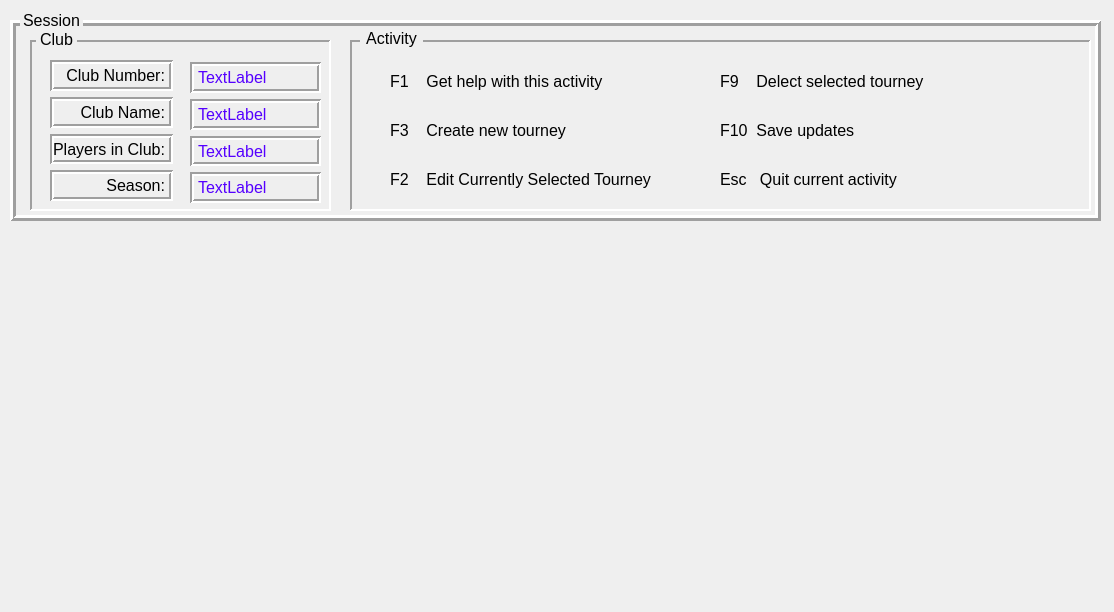
<?xml version="1.0" encoding="UTF-8"?>
<ui version="4.0">
 <class>TourneysActivity</class>
 <widget class="QWidget" name="TourneysActivity">
  <property name="geometry">
   <rect>
    <x>0</x>
    <y>0</y>
    <width>1114</width>
    <height>612</height>
   </rect>
  </property>
  <property name="font">
   <font>
    <pointsize>12</pointsize>
    <fontweight>Medium</fontweight>
   </font>
  </property>
  <property name="windowTitle">
   <string>Cribbage Grass Roots</string>
  </property>
  <widget class="QWidget" name="TopContainer" native="true">
   <property name="geometry">
    <rect>
     <x>0</x>
     <y>0</y>
     <width>1111</width>
     <height>231</height>
    </rect>
   </property>
   <widget class="QFrame" name="sessionPanel">
    <property name="geometry">
     <rect>
      <x>10</x>
      <y>20</y>
      <width>1091</width>
      <height>201</height>
     </rect>
    </property>
    <property name="frameShape">
     <enum>QFrame::Shape::Box</enum>
    </property>
    <property name="frameShadow">
     <enum>QFrame::Shadow::Raised</enum>
    </property>
    <property name="lineWidth">
     <number>3</number>
    </property>
    <widget class="QFrame" name="clubPanel">
     <property name="geometry">
      <rect>
       <x>20</x>
       <y>20</y>
       <width>301</width>
       <height>171</height>
      </rect>
     </property>
     <property name="frameShape">
      <enum>QFrame::Shape::Panel</enum>
     </property>
     <property name="frameShadow">
      <enum>QFrame::Shadow::Sunken</enum>
     </property>
     <property name="lineWidth">
      <number>2</number>
     </property>
     <widget class="QWidget" name="layoutWidget">
      <property name="geometry">
       <rect>
        <x>20</x>
        <y>20</y>
        <width>123</width>
        <height>141</height>
       </rect>
      </property>
      <layout class="QVBoxLayout" name="verticalLayout_3">
       <item>
        <widget class="QLabel" name="clubNumberLabel">
         <property name="frameShape">
          <enum>QFrame::Shape::Box</enum>
         </property>
         <property name="frameShadow">
          <enum>QFrame::Shadow::Sunken</enum>
         </property>
         <property name="lineWidth">
          <number>2</number>
         </property>
         <property name="text">
          <string>Club Number:</string>
         </property>
         <property name="alignment">
          <set>Qt::AlignmentFlag::AlignRight|Qt::AlignmentFlag::AlignTrailing|Qt::AlignmentFlag::AlignVCenter</set>
         </property>
        </widget>
       </item>
       <item>
        <widget class="QLabel" name="clubNameLabel">
         <property name="frameShape">
          <enum>QFrame::Shape::Box</enum>
         </property>
         <property name="frameShadow">
          <enum>QFrame::Shadow::Sunken</enum>
         </property>
         <property name="lineWidth">
          <number>2</number>
         </property>
         <property name="text">
          <string>Club Name:</string>
         </property>
         <property name="alignment">
          <set>Qt::AlignmentFlag::AlignRight|Qt::AlignmentFlag::AlignTrailing|Qt::AlignmentFlag::AlignVCenter</set>
         </property>
        </widget>
       </item>
       <item>
        <widget class="QLabel" name="clubPlayersLabel">
         <property name="frameShape">
          <enum>QFrame::Shape::Box</enum>
         </property>
         <property name="frameShadow">
          <enum>QFrame::Shadow::Sunken</enum>
         </property>
         <property name="lineWidth">
          <number>2</number>
         </property>
         <property name="text">
          <string>Players in Club:</string>
         </property>
         <property name="alignment">
          <set>Qt::AlignmentFlag::AlignRight|Qt::AlignmentFlag::AlignTrailing|Qt::AlignmentFlag::AlignVCenter</set>
         </property>
        </widget>
       </item>
       <item>
        <widget class="QLabel" name="clubSeasonLabel">
         <property name="frameShape">
          <enum>QFrame::Shape::Box</enum>
         </property>
         <property name="frameShadow">
          <enum>QFrame::Shadow::Sunken</enum>
         </property>
         <property name="lineWidth">
          <number>2</number>
         </property>
         <property name="text">
          <string>Season:</string>
         </property>
         <property name="alignment">
          <set>Qt::AlignmentFlag::AlignRight|Qt::AlignmentFlag::AlignTrailing|Qt::AlignmentFlag::AlignVCenter</set>
         </property>
        </widget>
       </item>
      </layout>
     </widget>
     <widget class="QWidget" name="layoutWidget">
      <property name="geometry">
       <rect>
        <x>160</x>
        <y>22</y>
        <width>131</width>
        <height>141</height>
       </rect>
      </property>
      <layout class="QVBoxLayout" name="verticalLayout_4">
       <item>
        <widget class="QLabel" name="clubNumber">
         <property name="styleSheet">
          <string notr="true">color: rgb(85, 0, 255);
font: 700 11pt &quot;Segoe UI&quot;;</string>
         </property>
         <property name="frameShape">
          <enum>QFrame::Shape::Box</enum>
         </property>
         <property name="frameShadow">
          <enum>QFrame::Shadow::Sunken</enum>
         </property>
         <property name="lineWidth">
          <number>2</number>
         </property>
         <property name="text">
          <string>TextLabel</string>
         </property>
        </widget>
       </item>
       <item>
        <widget class="QLabel" name="clubName">
         <property name="styleSheet">
          <string notr="true">color: rgb(85, 0, 255);
font: 700 11pt &quot;Segoe UI&quot;;</string>
         </property>
         <property name="frameShape">
          <enum>QFrame::Shape::Box</enum>
         </property>
         <property name="frameShadow">
          <enum>QFrame::Shadow::Sunken</enum>
         </property>
         <property name="lineWidth">
          <number>2</number>
         </property>
         <property name="text">
          <string>TextLabel</string>
         </property>
        </widget>
       </item>
       <item>
        <widget class="QLabel" name="clubPlayers">
         <property name="styleSheet">
          <string notr="true">color: rgb(85, 0, 255);
font: 700 11pt &quot;Segoe UI&quot;;</string>
         </property>
         <property name="frameShape">
          <enum>QFrame::Shape::Box</enum>
         </property>
         <property name="frameShadow">
          <enum>QFrame::Shadow::Sunken</enum>
         </property>
         <property name="lineWidth">
          <number>2</number>
         </property>
         <property name="text">
          <string>TextLabel</string>
         </property>
        </widget>
       </item>
       <item>
        <widget class="QLabel" name="clubSeason">
         <property name="styleSheet">
          <string notr="true">color: rgb(85, 0, 255);
font: 700 11pt &quot;Segoe UI&quot;;</string>
         </property>
         <property name="frameShape">
          <enum>QFrame::Shape::Box</enum>
         </property>
         <property name="frameShadow">
          <enum>QFrame::Shadow::Sunken</enum>
         </property>
         <property name="lineWidth">
          <number>2</number>
         </property>
         <property name="text">
          <string>TextLabel</string>
         </property>
        </widget>
       </item>
      </layout>
     </widget>
    </widget>
    <widget class="QFrame" name="tourneysActivityPanel">
     <property name="geometry">
      <rect>
       <x>340</x>
       <y>20</y>
       <width>741</width>
       <height>171</height>
      </rect>
     </property>
     <property name="frameShape">
      <enum>QFrame::Shape::Panel</enum>
     </property>
     <property name="frameShadow">
      <enum>QFrame::Shadow::Sunken</enum>
     </property>
     <property name="lineWidth">
      <number>2</number>
     </property>
     <widget class="QWidget" name="layoutWidget">
      <property name="geometry">
       <rect>
        <x>40</x>
        <y>20</y>
        <width>311</width>
        <height>141</height>
       </rect>
      </property>
      <layout class="QVBoxLayout" name="verticalLayout_5">
       <item>
        <widget class="QLabel" name="playersF1ActivityLabel">
         <property name="text">
          <string>F1    Get help with this activity</string>
         </property>
        </widget>
       </item>
       <item>
        <widget class="QLabel" name="playersF3ActivityLabel">
         <property name="text">
          <string>F3    Create new tourney</string>
         </property>
        </widget>
       </item>
       <item>
        <widget class="QLabel" name="playersF2ActivityLabel">
         <property name="text">
          <string>F2    Edit Currently Selected Tourney</string>
         </property>
        </widget>
       </item>
      </layout>
     </widget>
     <widget class="QWidget" name="verticalLayoutWidget">
      <property name="geometry">
       <rect>
        <x>370</x>
        <y>20</y>
        <width>331</width>
        <height>141</height>
       </rect>
      </property>
      <layout class="QVBoxLayout" name="verticalLayout">
       <item>
        <widget class="QLabel" name="playersF9ActivityLabel">
         <property name="text">
          <string>F9    Delect selected tourney</string>
         </property>
        </widget>
       </item>
       <item>
        <widget class="QLabel" name="playersF10ActivityLabel">
         <property name="text">
          <string>F10  Save updates</string>
         </property>
        </widget>
       </item>
       <item>
        <widget class="QLabel" name="playersEscActivityLabel">
         <property name="text">
          <string>Esc   Quit current activity</string>
         </property>
        </widget>
       </item>
      </layout>
     </widget>
     <widget class="QWidget" name="gridLayoutWidget">
      <property name="geometry">
       <rect>
        <x>10</x>
        <y>0</y>
        <width>731</width>
        <height>171</height>
       </rect>
      </property>
      <layout class="QGridLayout" name="gridLayout"/>
     </widget>
    </widget>
    <widget class="QLabel" name="clubFrameLabel">
     <property name="geometry">
      <rect>
       <x>26</x>
       <y>9</y>
       <width>41</width>
       <height>20</height>
      </rect>
     </property>
     <property name="autoFillBackground">
      <bool>true</bool>
     </property>
     <property name="styleSheet">
      <string notr="true">opacity : 255</string>
     </property>
     <property name="text">
      <string>Club</string>
     </property>
     <property name="alignment">
      <set>Qt::AlignmentFlag::AlignCenter</set>
     </property>
    </widget>
    <widget class="QLabel" name="activityFrameLabel">
     <property name="geometry">
      <rect>
       <x>350</x>
       <y>8</y>
       <width>63</width>
       <height>20</height>
      </rect>
     </property>
     <property name="autoFillBackground">
      <bool>true</bool>
     </property>
     <property name="styleSheet">
      <string notr="true">opacity: 1.0;</string>
     </property>
     <property name="text">
      <string>Activity</string>
     </property>
     <property name="alignment">
      <set>Qt::AlignmentFlag::AlignCenter</set>
     </property>
    </widget>
   </widget>
   <widget class="QLabel" name="SessionFrameLabel">
    <property name="geometry">
     <rect>
      <x>20</x>
      <y>10</y>
      <width>63</width>
      <height>20</height>
     </rect>
    </property>
    <property name="font">
     <font>
      <pointsize>12</pointsize>
      <fontweight>Medium</fontweight>
     </font>
    </property>
    <property name="autoFillBackground">
     <bool>true</bool>
    </property>
    <property name="text">
     <string>Session</string>
    </property>
    <property name="alignment">
     <set>Qt::AlignmentFlag::AlignCenter</set>
    </property>
   </widget>
  </widget>
 </widget>
 <resources/>
 <connections/>
</ui>
